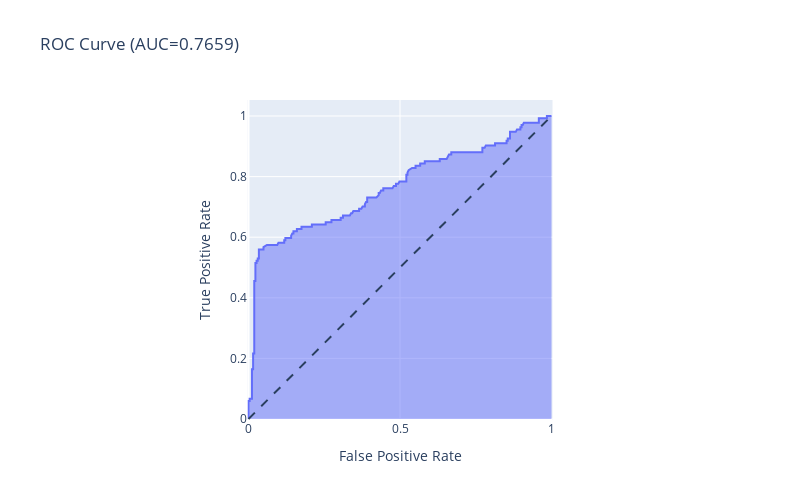

Notebook cell for this chart:
### Code cell
y_predicted = clf.predict_proba(X_test_scaled)[:,1]

fpr, tpr, thresholds = roc_curve(y_test, y_predicted)
roc_fig = px.area(
    x=fpr, y=tpr,
    title=f'ROC Curve (AUC={auc(fpr, tpr):.4f})',
    labels=dict(x='False Positive Rate', y='True Positive Rate'),
    width=800, height=500
)
roc_fig.add_shape(
    type='line', line=dict(dash='dash'),
    x0=0, x1=1, y0=0, y1=1
)

roc_fig.update_yaxes(scaleanchor="x", scaleratio=1)
roc_fig.update_xaxes(constrain='domain')
roc_fig.show()

### Figure 1 — Plotly figure (JSON) as saved in the notebook; plotly's stock layout.template omitted (floating-point values rounded to 4 significant figures; data arrays with more than 128 entries replaced by an {"elided": "..."} marker saying what was removed)
{"data": [{"hovertemplate": "False Positive Rate=%{x}<br>True Positive Rate=%{y}<extra></extra>", "legendgroup": "", "line": {"color": "#636efa"}, "marker": {"symbol": "circle"}, "mode": "lines", "name": "", "orientation": "v", "showlegend": false, "stackgroup": "1", "type": "scatter", "x": {"elided": "171 float values"}, "xaxis": "x", "y": {"elided": "171 float values"}, "yaxis": "y"}], "layout": {"height": 500, "legend": {"tracegroupgap": 0}, "shapes": [{"line": {"dash": "dash"}, "type": "line", "x0": 0, "x1": 1, "y0": 0, "y1": 1}], "title": {"text": "ROC Curve (AUC=0.7659)"}, "width": 800, "xaxis": {"anchor": "y", "autorange": true, "constrain": "domain", "domain": [0.2617, 0.7383], "range": [-0.0033, 1.003], "title": {"text": "False Positive Rate"}, "type": "linear"}, "yaxis": {"anchor": "x", "autorange": true, "domain": [0, 1], "range": [-0.0033, 1.053], "scaleanchor": "x", "scaleratio": 1, "title": {"text": "True Positive Rate"}, "type": "linear"}}}
